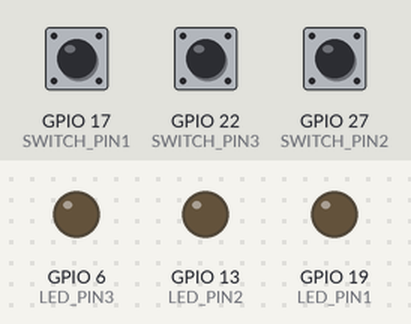
The program below on a simulated Raspberry Pi (BCM pin numbers). Parts: output pins drawn as LEDs (lit = HIGH). The test bench sets the inputs (shaded band); at power-on: GPIO 17 (SWITCH_PIN1) LOW, GPIO 22 (SWITCH_PIN3) LOW, GPIO 27 (SWITCH_PIN2) LOW. What the program prints to the terminal is not drawn.

Above: at 1.2 s.
1.3 s: GPIO 17 (SWITCH_PIN1) pulled HIGH for 0.15 s
At 1.37 s:
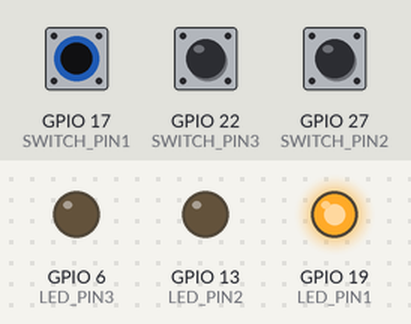
2.9 s: GPIO 22 (SWITCH_PIN3) pulled HIGH for 0.15 s
At 2.97 s:
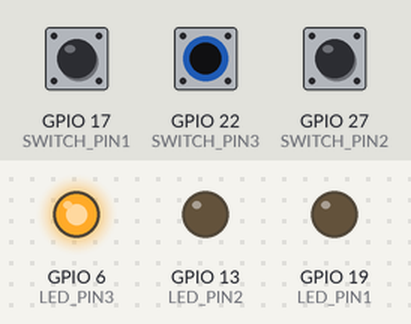
4.5 s: GPIO 27 (SWITCH_PIN2) pulled HIGH for 0.15 s
At 4.57 s:
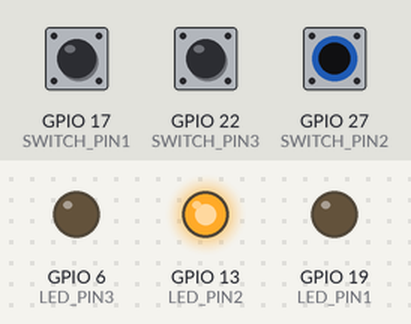
6.1 s: GPIO 27 (SWITCH_PIN2) pulled HIGH for 3.2 s
At 9.6 s:
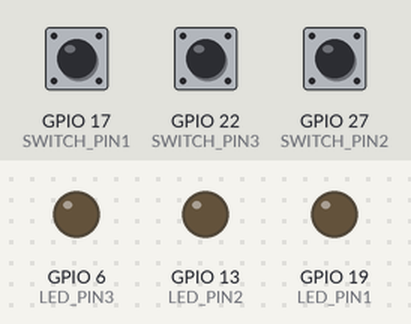
10.8 s: GPIO 17 (SWITCH_PIN1) pulled HIGH for 3.2 s
At 11.9 s:
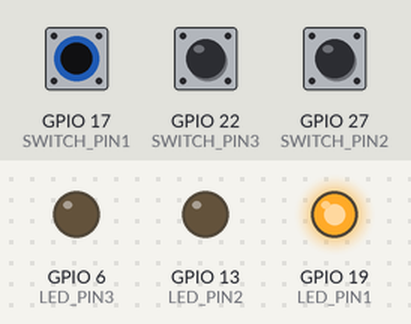
15.5 s: GPIO 17 (SWITCH_PIN1) driven HIGH and GPIO 22 (SWITCH_PIN3) driven HIGH
At 17.0 s:
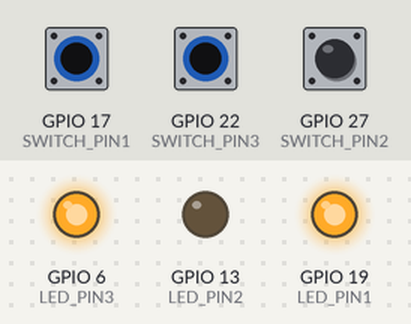
Timing chart, 0 to 18.0 s (numbered marks = the images above; inputs shaded):
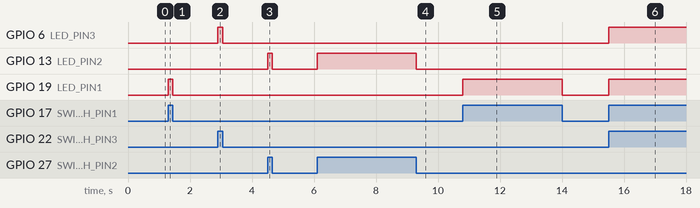

The program:

switch_led_task.py
```python
import RPi.GPIO as GPIO

LED_PIN1 = 19
SWITCH_PIN1 = 17
LED_PIN2 = 13
SWITCH_PIN2 = 27
LED_PIN3 = 6
SWITCH_PIN3 = 22

GPIO.setmode(GPIO.BCM)
GPIO.setup(LED_PIN1, GPIO.OUT)
GPIO.setup(LED_PIN2, GPIO.OUT)
GPIO.setup(LED_PIN3, GPIO.OUT)
GPIO.setup(SWITCH_PIN1, GPIO.IN, pull_up_down=GPIO.PUD_DOWN)
GPIO.setup(SWITCH_PIN2, GPIO.IN, pull_up_down=GPIO.PUD_DOWN)
GPIO.setup(SWITCH_PIN3, GPIO.IN, pull_up_down=GPIO.PUD_DOWN)


try:
    while True:
        val = GPIO.input(SWITCH_PIN1)
        print(val)
        GPIO.output(LED_PIN1, val)
        val2 = GPIO.input(SWITCH_PIN2)
        print(val2)
        GPIO.output(LED_PIN2, val2)
        val3 = GPIO.input(SWITCH_PIN3)
        print(val3)
        GPIO.output(LED_PIN3, val3)


finally:
    GPIO.cleanup()
    print('cleanup and exit')
```

Measured:
- after the input at 1.3 s, GPIO 19 (LED_PIN1): LOW → HIGH at once, → LOW 0.15 s later
- after the input at 2.9 s, GPIO 6 (LED_PIN3): LOW → HIGH at once, → LOW 0.15 s later
- after the input at 4.5 s, GPIO 13 (LED_PIN2): LOW → HIGH at once, → LOW 0.15 s later
- after the input at 6.1 s, GPIO 13 (LED_PIN2): LOW → HIGH at once, → LOW 3.2 s later
- after the input at 10.8 s, GPIO 19 (LED_PIN1): LOW → HIGH at once, → LOW 3.2 s later
- after the input at 15.5 s, GPIO 6 (LED_PIN3), GPIO 19 (LED_PIN1): LOW → HIGH at once
